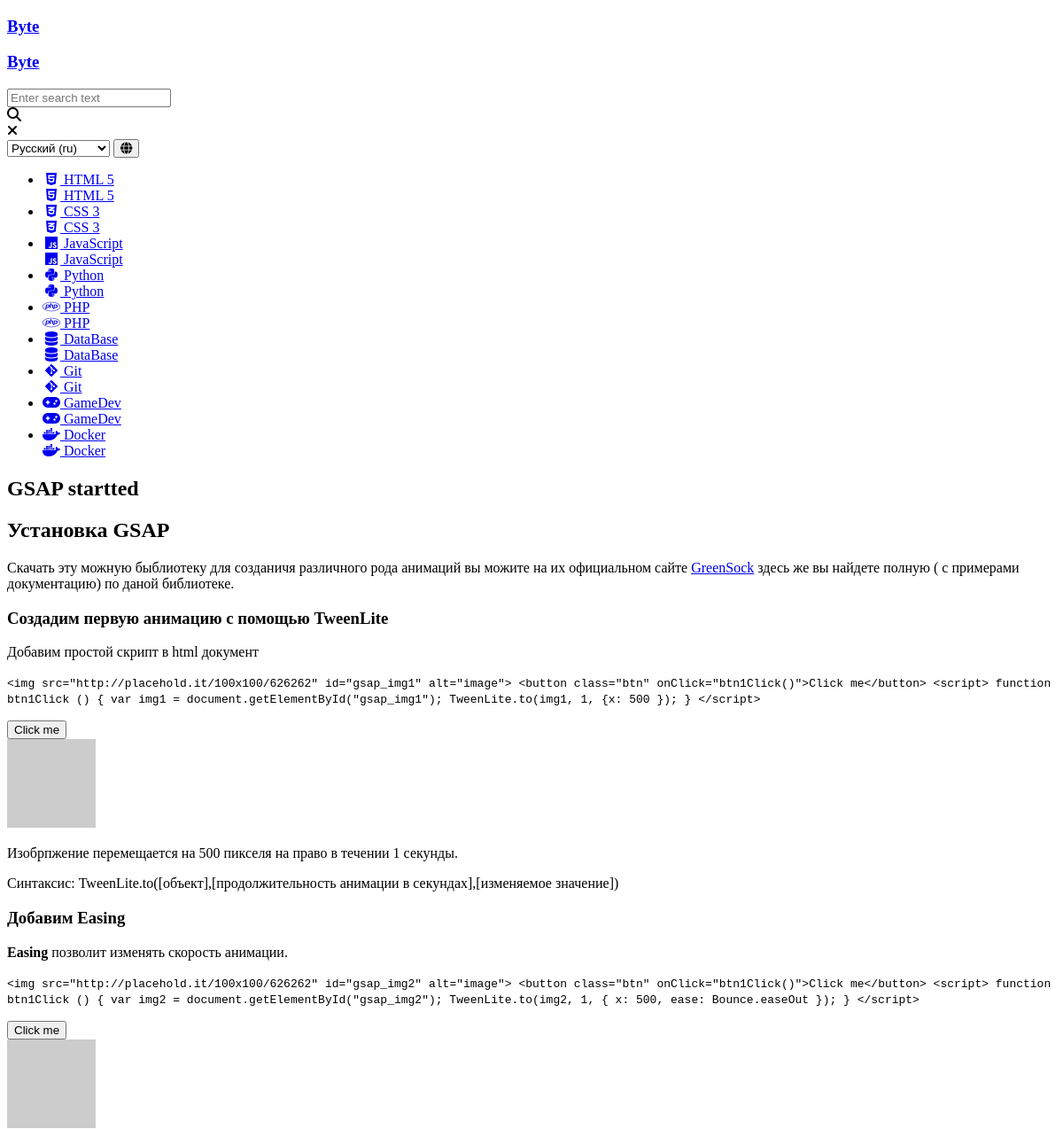
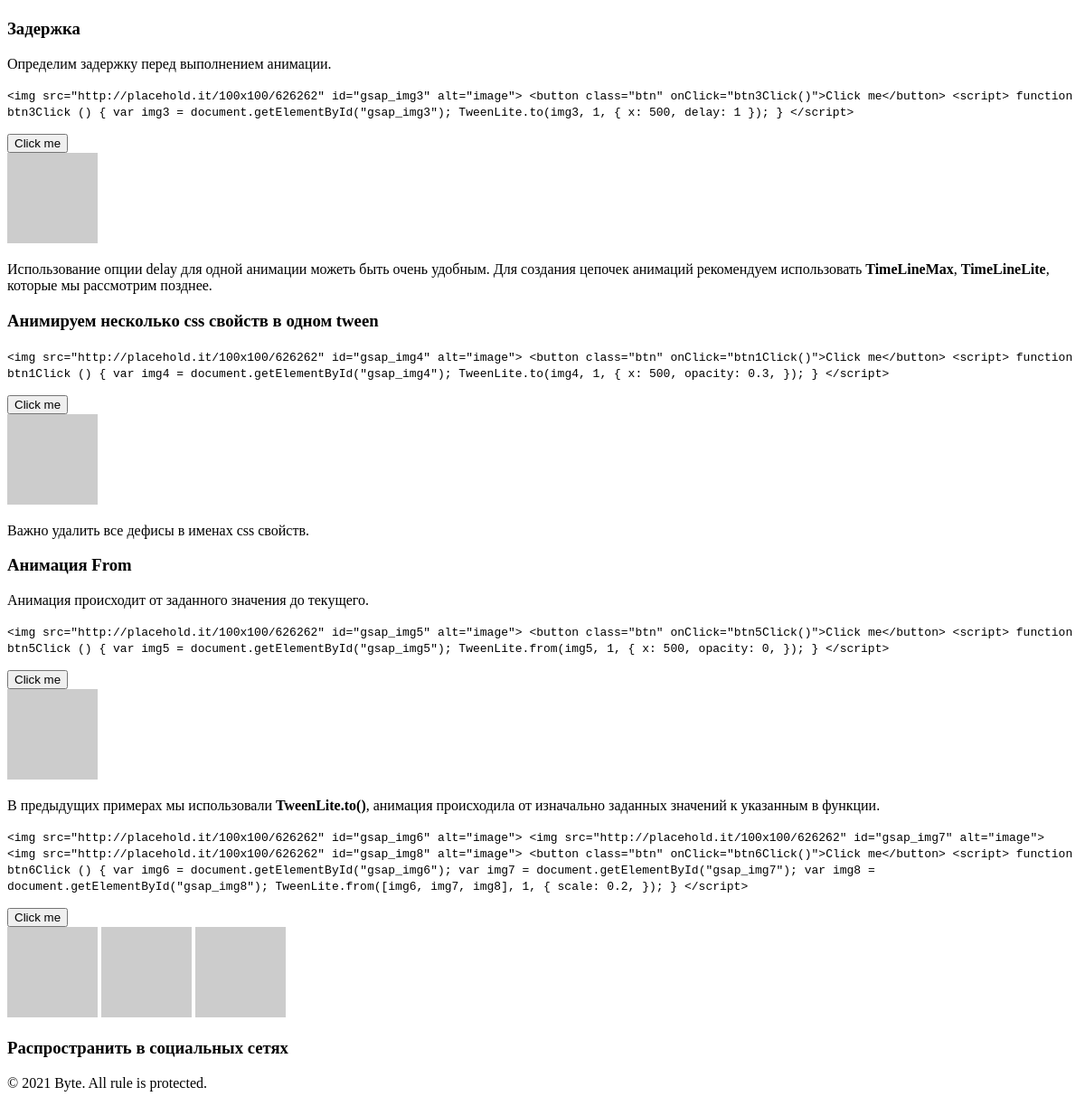
The page /articles/articles/gsap-startted on the database its author committed (2 pictures, top to bottom).
### articles/models.py (models this page shows, shortened)
class Category(models.Model):
    title = models.CharField(max_length=50, verbose_name=_("Title"))
    slug = models.SlugField(max_length=50, unique=True, verbose_name=_("Slug"))
    icon = models.CharField(
        max_length=255, blank=True, null=True, verbose_name=_("Icon"))
    description = models.TextField(
        blank=True, null=True, verbose_name=_("Description"))
    published = models.BooleanField(
        default=True, verbose_name=_("If published"))
    parent = models.ForeignKey(
        'self', models.CASCADE, blank=True, null=True,
        verbose_name=_("Parent")
    )
    created_at = models.DateField(auto_now_add=True, auto_now=False)
    updated_at = models.DateField(auto_now_add=False, auto_now=True)
    class Meta:
        verbose_name = _("Category")
        verbose_name_plural = _("Categories")
        ordering = ["id"]
    def get_absolute_url(self):
        return reverse("category_detail", kwargs={"slug": self.slug})

class Article(models.Model):
    title = models.CharField(max_length=50, verbose_name=_("Title"))
    slug = models.SlugField(max_length=50, unique=True, verbose_name=_("Slug"))
    description = models.TextField(verbose_name=_("Description"))
    published = models.BooleanField(
        default=True, verbose_name=_("If published"))
    category = models.ForeignKey(
        Category, on_delete=models.SET_NULL, blank=True, null=True,
        verbose_name=_("Category"), related_name="articles"
    )
    created_at = models.DateField(auto_now_add=True, auto_now=False)
    updated_at = models.DateField(auto_now_add=False, auto_now=True)
    class Meta:
        verbose_name = _("Article")
        verbose_name_plural = _("Articles")
        ordering = ["-id"]

### articles/views.py (the view)
class ArticleDetaileView(DetailView):
    template_name = "articles/article_detail.html"
    model = Article
    context_object_name = "article"
    def get_context_data(self, **kwargs):
        context = super().get_context_data(**kwargs)
        article_obj = self.get_object()
        context["image_list"] = ArticleImage.objects.filter(
            atricle=article_obj)
        context["css_files"] = ArticleScript.objects.filter(
            script_type=CSS, atricle=article_obj)
        context["js_files"] = ArticleScript.objects.filter(
            script_type=JS, atricle=article_obj)
        context["brousers"] = BrouserSupport.objects.filter(
            atricle=article_obj)
        return context

### articles/context_processors.py (called while the page is built)
def get_parent_categories(request):
    categories_qs = Category.objects.filter(
        published=True, parent=None).order_by("id")
    return {
        'categories': categories_qs
    }

### articles/templatetags/articles_tags.py (called while the page is built)
@register.simple_tag(takes_context=True)
def render_descriprion(context, html):
    template = Template(html)
    new_html = template.render(context)
    return new_html

### articles/templates/articles/article_detail.html (shortened to what this page needs)
{% extends 'base.html' %}
{% load social_share i18n %}
{% load articles_tags %}
{% block page %}
    <div class="white-wrapper">
        <div class="page-container">
            <div class="article-wrapper">
                <h1 class="title"><span>{{ article.title }} </span></h1>
                {% render_descriprion article.description %}
            </div>
            <h3 class="title"><span>{% trans "Shared to social" %}</span></h3>
        </div>
    </div>
{% endblock page %}
{% block footer %}
<div class="footer">
    <div class="page-container">
        <p>&copy; {% now "Y" %} <span class="logo">{% trans 'Byte' %}</span>. {% trans 'All rule is protected' %}.</p>
    </div>
</div>
{% endblock footer %}

### templates/base.html (shortened to what this page needs)
<!DOCTYPE html>
{% load static compress i18n %}
<html lang="{{ LANGUAGE_CODE }}">
<head>
    {% compress css %}
        <link rel="stylesheet" href="{% static 'scss/styles.scss' %}" type="text/scss">
    {% endcompress %}
</head>
<body>
    <div class="content">
        <div class="main">
            <header>
                <div class="navbar">
                    <div class="menu">
                        <h3 class="logo">
                            <a href="{% url 'home_page' %}">Byte</a>
                        </h3>
                    </div>
                </div>
                <div class="sidebar">
                    <div class="logo-wrapper">
                        <h3 class="logo">
                            <a href="{% url 'home_page' %}">Byte</a>
                        </h3>
                    </div>
                    <div>
                        <form action="{% url 'search_page' %}" class="search-form2 js-search-form">
                            <input type="text" name="search_str" class="search-input js-search-input"
                                    placeholder="{% trans "Enter search text" %}"
                                    autocomplete="off">
                            <div class="search-btn js-search-btn">
                                <i class="fas fa-search"></i>
                            </div>
                            <div class="cancel-btn js-search-cancel">
                                <i class="fas fa-times"></i>
                            </div>
                        </form>
                    </div>
                    <div>
                    <div>
                        <form action="{% url 'set_language' %}" method="post"
                                class="search-form js-lang-form">
                            <select name="language" class="search-input js-select-lang">
                                {% get_current_language as LANGUAGE_CODE %}
                                {% get_available_languages as LANGUAGES %}
                                {% get_language_info_list for LANGUAGES as languages %}
                                {% for language in languages %}
                                    <option value="{{ language.code }}"
                                            {% if language.code == LANGUAGE_CODE %}
                                                selected="selected"
                                            {% endif %} >
                                        {{ language.name_local }} ({{ language.code }})
                                    </option>
                                {% endfor %}
                            </select>
                            <button class="search-btn">
                                <i class="fas fa-globe"></i>
                            </button>
                        </form>
                    <nav class="navMenu">
                        <ul>
                            {% for category in categories %}
                                <li>
                                    <a href="{{ category.get_absolute_url }}">
                                        <div class="item-before">
                                            {% if category.icon %}
                                                <span class="icon-wrap">
                                                    {{ category.icon|safe }}
                                                </span>
                                            {% endif %} {{ category.title }}
                                        </div>
                                        <div class="item-after">
                                            {% if category.icon %}
                                                <span class="icon-wrap">
                                                    {{ category.icon|safe }}
                                                </span>
                                            {% endif %} {{ category.title }}
                                        </div>
                                    </a>
                                </li>
                            {% endfor %}
                        </ul>
                    </nav>
                </div>
            </header>
            <section class="page-wrapper">
                    <div class="page">
                        {% block page %}{% endblock page %}
                        {% block footer %}{% endblock footer %}
                    </div>
            </section>
        </div>
    </div>
</body>
</html>

### rows shown on the page
Category: title "HTML 5"
Category: title "CSS 3"
Category: title "JavaScript"
Category: title "Python"
Category: title "PHP"
Category: title "DataBase"
Category: title "Git"
Category: title "GameDev"
Category: title "Docker"
Article: title "GSAP startted", description "Установка GSAP Скачать эту можную быблиотеку для созданичя различного рода анимаций вы можите на их официальном сайте GreenSock здесь же вы найдете полную ( с примерами документацию) по даной библиотеке. Создадим первую анимацию с помощью TweenLite Добавим простой скрипт в html документ <img src = \"http://placehold.it/100x100/626262\" id = \"gsap_img1\" alt = \"image\" > <button class = \"btn\" onClick = \"btn1Click()\" > Click me </button> <script> function btn1Click () { var img1 = document. getElementById ( \"gsap_img1\" ); TweenLite. to (img1, 1, {x: 500 }); } </script> Click me Изобрпжение перемещается на 500 пикселя на право в течении 1 секунды. Синтаксис:…"

### other values the page prints
form field language "Русский (ru)"
